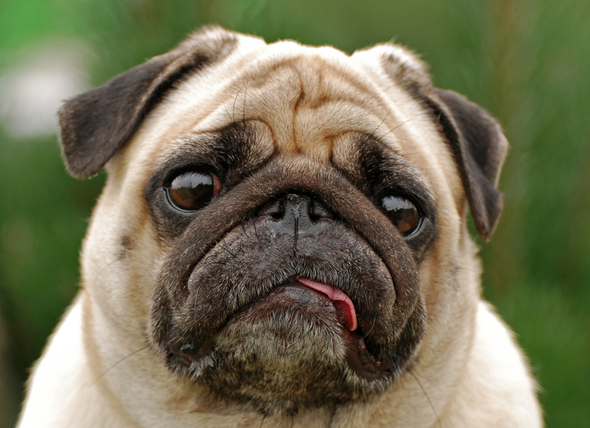
#> input picture 13. DL - Computer Vision/resources/dog.jpg, 590 x 428 px
$ jupyter execute '3. Face Detection with OpenCV.ipynb'   (shell and % lines are left out)   (text cells are left out)
#> lines starting #> are read from the running program, lines starting #| are printed output that depends on the picture; after the words box and inside, x2 and y2 are one past the last pixel; in counts of white or black regions, pixels touching at a corner belong together
[cell 1]
import cv2
cv2.__version__

[cell 2]
import numpy as np
import matplotlib.pyplot as plt

# import the image
img_orig = cv2.imread('resources/dog.jpg')
#> img_orig is the input picture: shape (428, 590, 3); mean B, G, R 85.1, 113, 115
plt.imshow(img_orig)

[cell 3]
# convert the image from BGR into RGB
img_rgb = cv2.cvtColor(img_orig, cv2.COLOR_BGR2RGB)
plt.imshow(img_rgb)

[cell 4]
# convert the image into gray scale
img_gray = cv2.cvtColor(img_orig, cv2.COLOR_BGR2GRAY)
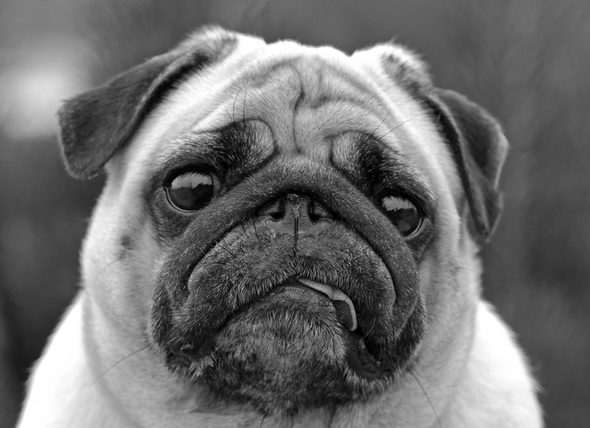
#> img_gray: shape (428, 590); min 0, max 255, mean 110.4
plt.figure(figsize = (10, 10))
plt.imshow(img_gray, cmap = 'gray')
plt.axis('off')

[cell 5]
color = (255, 255, 255)
line_thickness = 3

x1 = 50
y1 = 100 # upperleft corner

x2 = 300
y2 = 150 # lowerright corner

cv2.rectangle(img_rgb, (x1, y1), (x2, y2),
              color, line_thickness)
#> img_rgb: shape (428, 590, 3); mean R, G, B 116.4, 114.5, 86.8
plt.imshow(img_rgb)

[cell 6]
# draw a circle
# Center coordinates
center_coordinates = (120, 150)

# Radius of circle
radius = 20

image = cv2.circle(img_rgb, center_coordinates, radius, color, line_thickness)

plt.imshow(img_rgb)

[cell 7]
img_orig = cv2.imread('resources/dog.jpg')
img_rgb = cv2.cvtColor(img_orig, cv2.COLOR_BGR2RGB)

# canny detection without blurring
img_canny = cv2.Canny(img_rgb, threshold1=127, threshold2=127)
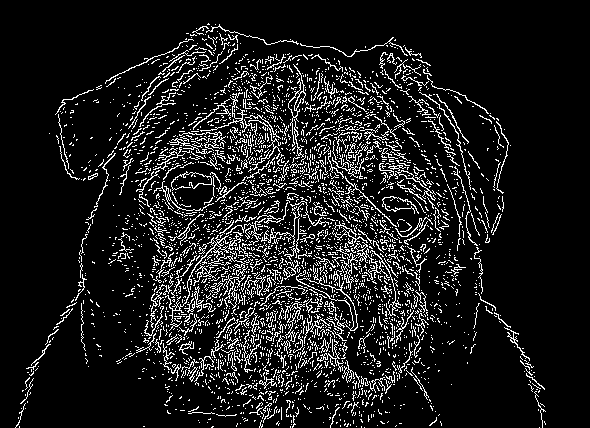
#> img_canny: shape (428, 590); 10.9% white in thin lines or dots, all inside (x1, y1, x2, y2) = (15, 23, 546, 428)
plt.figure(figsize = (15, 15))
plt.subplot(1, 2, 1); plt.imshow(img_rgb)
plt.axis('off')
plt.subplot(1, 2, 2); plt.imshow(img_canny)
plt.axis('off')
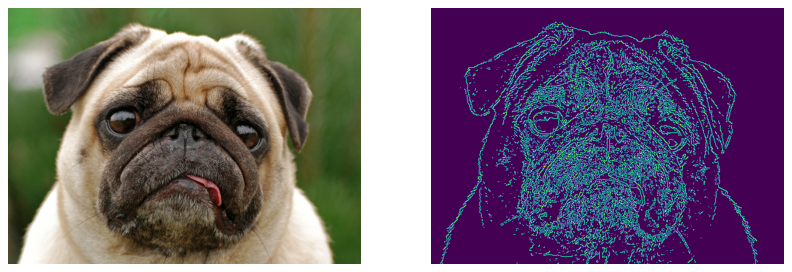
#> figure drawn by matplotlib, 2 panels

[cell 8]
# set the lower and upper threshold
med_val = np.median(img_orig)
#> med_val = 89
lower = int(max(0, .7 * med_val))
#> lower = 62
upper = int(min(255, 1.3 * med_val))
#> upper = 115

# blurring with ksize = 3
img_k3 = cv2.blur(img_orig, ksize = (3, 3))
# canny detection with different thresholds
edges_k3 = cv2.Canny(img_k3, threshold1 = lower, threshold2 = upper)
#> edges_k3: shape (428, 590); 9.5% white in thin lines or dots, all inside (x1, y1, x2, y2) = (16, 24, 546, 428)
edges_k3_2 = cv2.Canny(img_k3, lower, upper + 75)
#> edges_k3_2: shape (428, 590); 5.8% white in thin lines or dots, all inside (x1, y1, x2, y2) = (16, 25, 546, 428)

# blurring with ksize = 5
img_k5 = cv2.blur(img_orig, ksize = (5, 5))
# canny detection with different thresholds
edges_k5 = cv2.Canny(img_k5, lower, upper)
#> edges_k5: shape (428, 590); 4.6% white in thin lines or dots, all inside (x1, y1, x2, y2) = (18, 24, 543, 428)
edges_k5_2 = cv2.Canny(img_k5, lower, upper + 75)
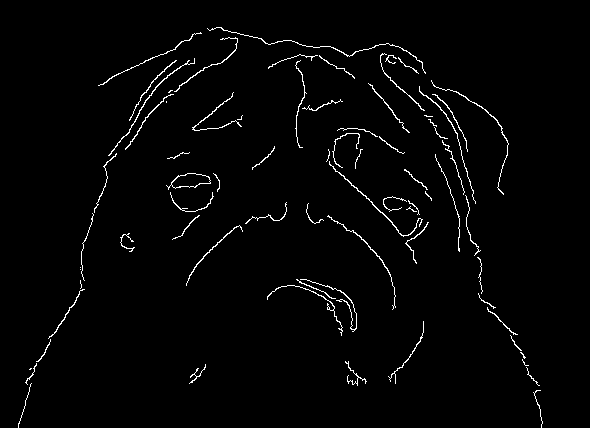
#> edges_k5_2: shape (428, 590); 2% white in thin lines or dots, all inside (x1, y1, x2, y2) = (18, 27, 543, 428)

# plot the images
images = [edges_k3, edges_k3_2, edges_k5, edges_k5_2]
titles = ['blurring, kernel = 3x3, lower threshold',
          'blurring, kernel = 3x3, higher threshold',
          'blurring, kernel = 5x5, lower threshold',
          'blurring, kernel = 5x5, higher threshold']
plt.figure(figsize = (20, 15))
for i in range(4):
    plt.subplot(2, 2, i+1)
    plt.imshow(images[i])
    plt.axis('off')
    plt.title(titles[i])

plt.show()

[cell 9]
classifier = cv2.CascadeClassifier('haarcascades/haarcascade_frontalface_default.xml')
img_orig = cv2.imread('resources/redlions.jpg')
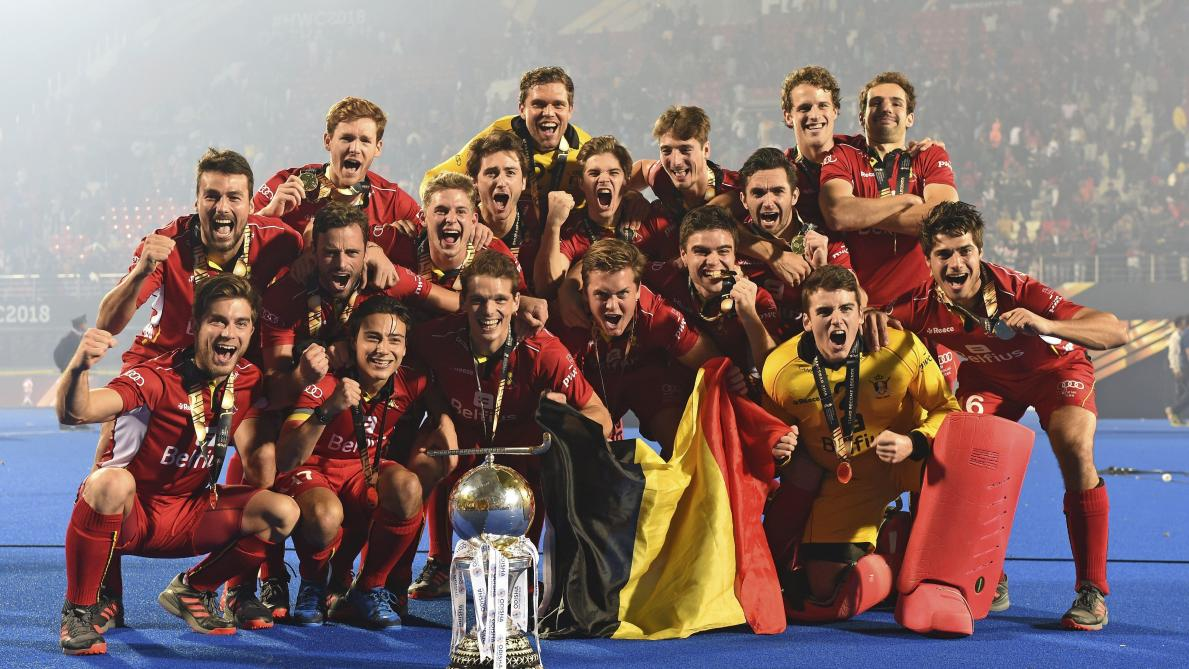
#> input picture 13. DL - Computer Vision/resources/redlions.jpg, 1189 x 669 px
#> img_orig is the input picture: shape (669, 1189, 3); mean B, G, R 107.3, 110, 131.3

img_rgb = cv2.cvtColor(img_orig, cv2.COLOR_BGR2RGB)
#> img_rgb: shape (669, 1189, 3)
img_gray = cv2.cvtColor(img_orig, cv2.COLOR_BGR2GRAY)
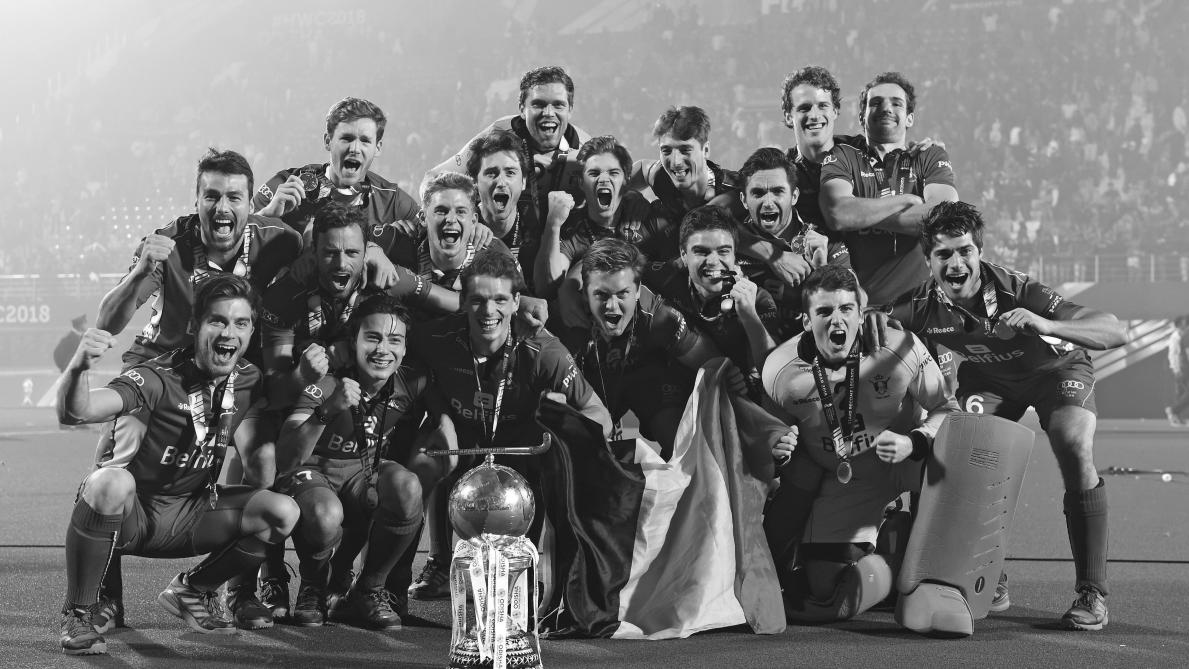
#> img_gray: shape (669, 1189); min 0, max 255, mean 116.1

regions = classifier.detectMultiScale(img_gray,
                                      1.1, #  scaleFactor is a parameter for how much the image size is reduced
                                      3) # minNeighbors for how many neighbors each candidate rectangle should be trained
#> regions = 20 rows, first 6: [424, 190, 54, 54], [312, 230, 58, 58], [520, 82, 57, 57], [326, 117, 58, 58], [471, 149, 59, 59], [576, 151, 56, 56]

for (x, y, w, h) in regions:
    img_rgb = cv2.rectangle(img_rgb, (x, y), (x + w, y + h), (255, 255, 255), 2)
#> this loop made 20 passes
#> (x, y, w, h) on passes 1 to 12: (424, 190, 54, 54), (312, 230, 58, 58), (520, 82, 57, 57), (326, 117, 58, 58), (471, 149, 59, 59), (576, 151, 56, 56), (679, 227, 62, 62), (460, 277, 59, 59), (787, 85, 55, 55), (646, 129, 56, 56), (924, 229, 62, 62), (803, 284, 65, 65)
#> pass 1, `img_rgb = cv2.rectangle(img_rgb, (x, y), (x + w, y + h), (255, 255, 25..`:
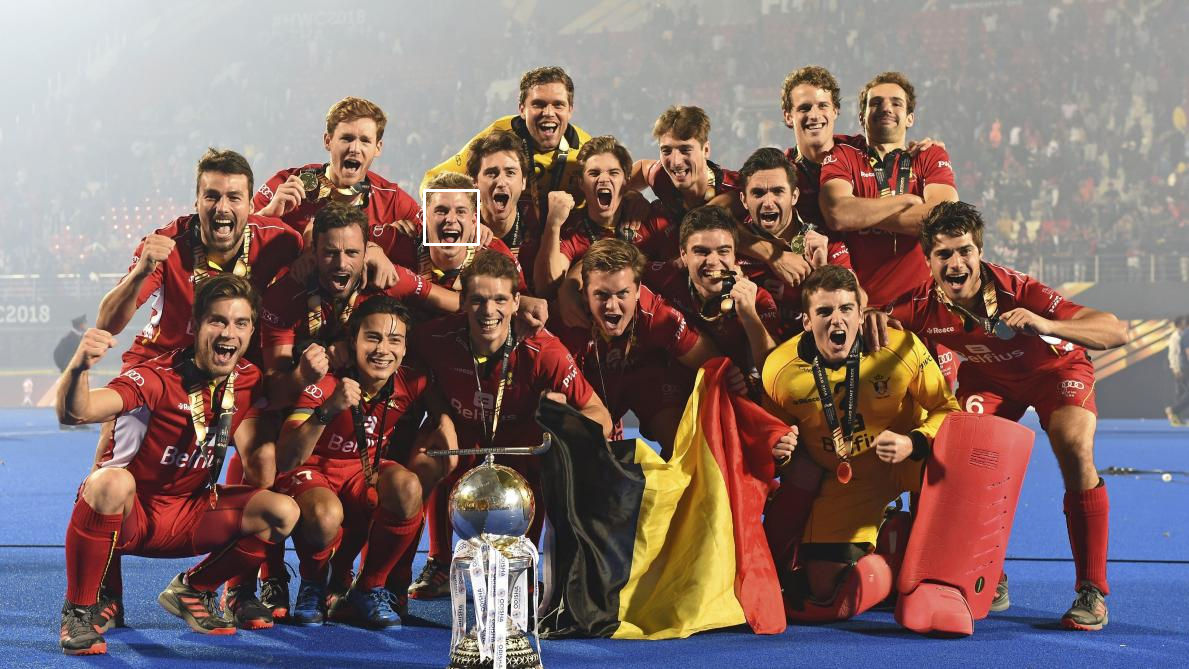
#> img_rgb: shape (669, 1189, 3); mean R, G, B 131.4, 110.1, 107.4
#> after the loop:
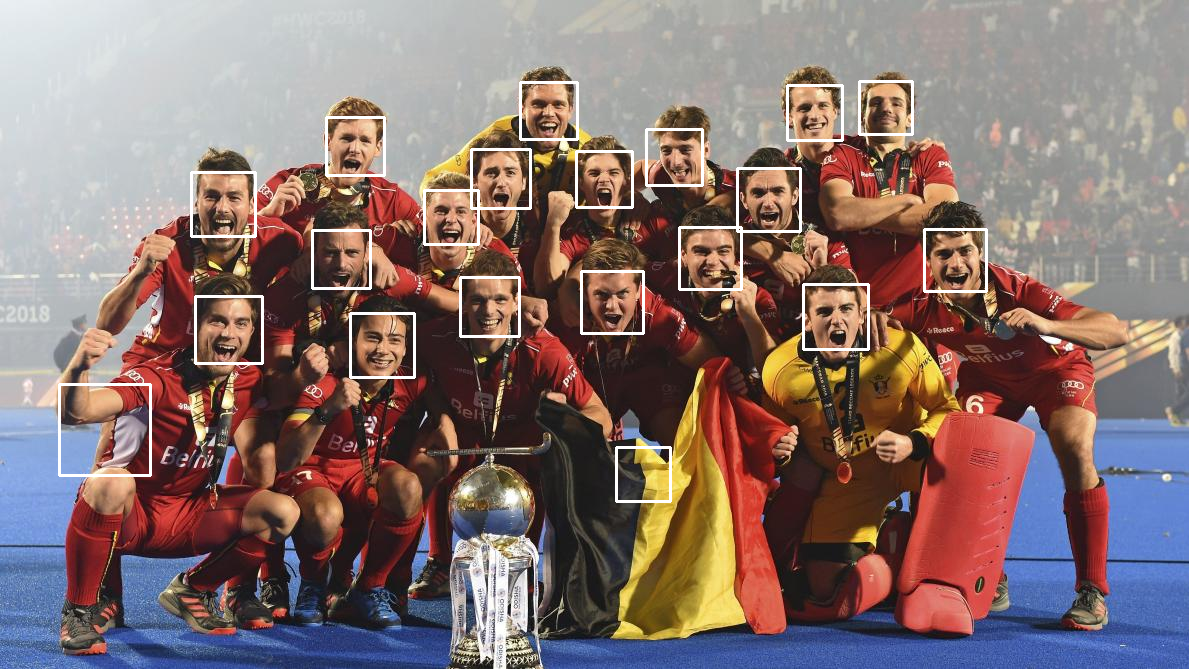
#> img_rgb: shape (669, 1189, 3); mean R, G, B 133.8, 113.1, 110.6

plt.figure(figsize = (20,20))
plt.imshow(img_rgb)

[cell 10]
import cv2
import numpy as np

# step 1: define detect function
face_cascade = cv2.CascadeClassifier('haarcascades/haarcascade_frontalface_default.xml')

def detect_face(img):

    img_copy = img.copy()
    face_rects = face_cascade.detectMultiScale(img_copy)

    for (x, y, w, h) in face_rects:
        cv2.rectangle(img_copy, (x, y), (x+w, y+h), (255, 255, 255), 3)

    return img_copy

# step 2: call the cam
cap = cv2.VideoCapture(0)

while True:

    ret, frame = cap.read(0)
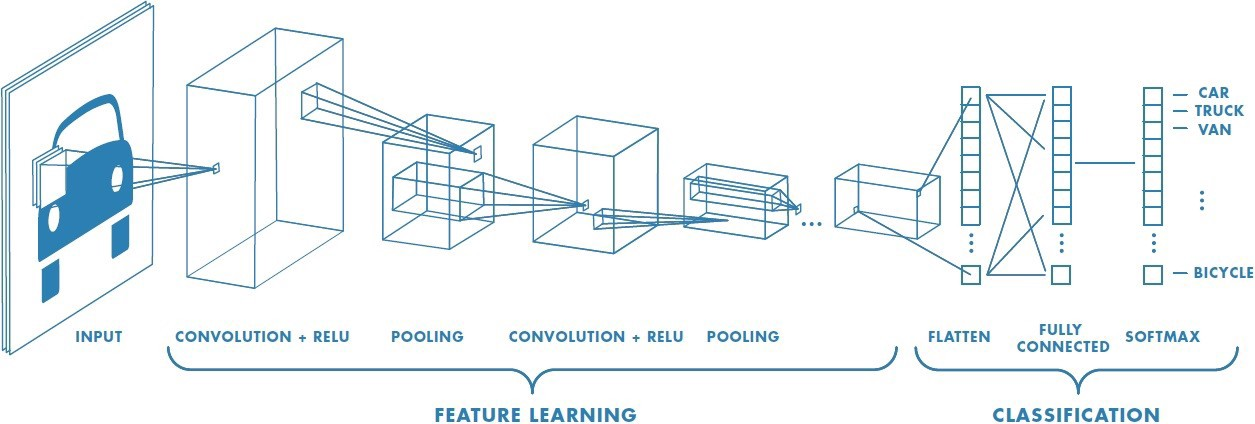
#> input picture 13. DL - Computer Vision/resources/CNN.jpeg, 1255 x 424 px, given in place of the camera
#> frame is the input picture: shape (424, 1255, 3); mean B, G, R 246.5, 244.7, 239.6

    frame = detect_face(frame)
#> in detect_face, `face_rects = face_cascade.detectMultiScale(img_copy)`: face_rects = ()
    cv2.imshow('Video Face Detection', frame)

    c = cv2.waitKey(1)
#> (key Esc is pressed here)
    if c == 27:
        break

cap.release()
cv2.destroyAllWindows()
